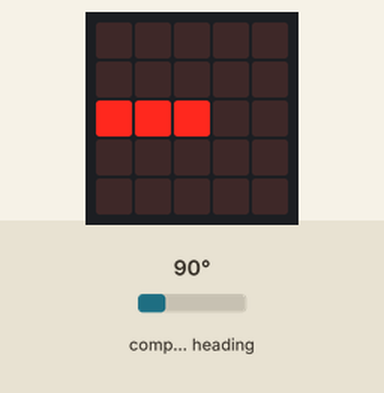
A program run on a simulated BBC micro:bit running MicroPython. Shown: the board's 5×5 LED display. The inputs (shaded band) are chosen by the test bench; at power-on: compass heading 90°. The compass is already calibrated.

Above: at 1.3 s.
1.4 s: compass heading set to 7°
At 2.6 s:
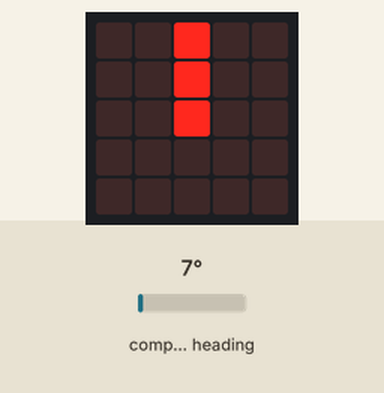
2.9 s: compass heading set to 180°
At 3.8 s:
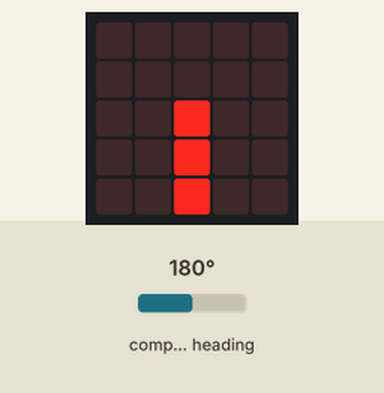
4.4 s: compass heading set to 269°
At 4.9 s:
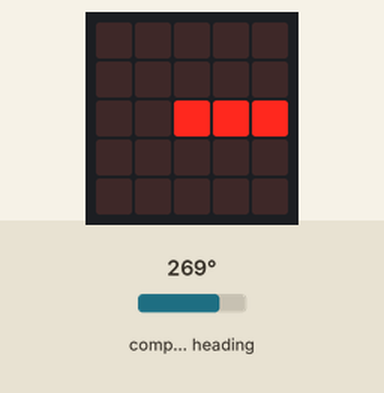
5.9 s: compass heading set to 90°
At 7.1 s:
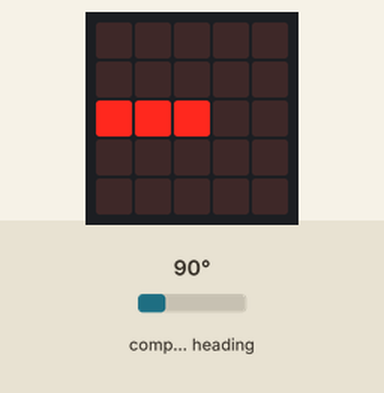
7.4 s: compass heading set to 352°
At 8.4 s:
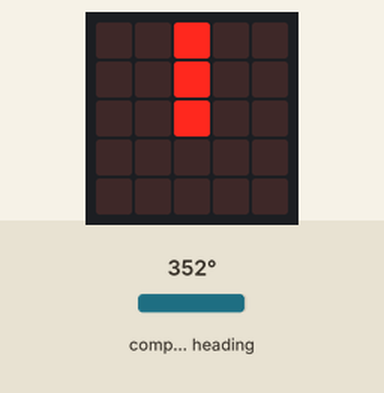
Timing chart, 0 to 9.9 s (numbered marks = the images above; inputs shaded):
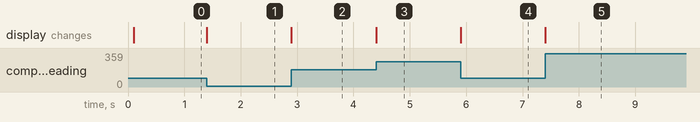

The program:

___.py
```python
from microbit import *
compass.calibrate()
while True:
    needle = ((15 - compass.heading()) // 30) % 12
    display.show(Image.ALL_CLOCKS[needle])

'''
学习目标：

这节课学习罗盘的使用，编好程序以后，下载到micro:bit，实现无论把micro:bit拿到哪个方位，micro:bit点阵上面的箭头都指向北方。

程序中首先调用compass.calibrate()函数进行罗盘校准，校准的过程是如图13-1把正中心的小红点在micro:bit点阵上描一个圈，
描完以后点阵上会出现一个笑脸，表示校准完成，接着显示一个箭头，无论你将micro:bit转到何方，箭头都是指向北方。
'''
```

Measured:
- after the input at 1.4 s, the display: changes at once (image 1)
- after the input at 2.9 s, the display: changes at once (image 2)
- after the input at 4.4 s, the display: changes at once (image 3)
- after the input at 5.9 s, the display: changes at once (image 4)
- after the input at 7.4 s, the display: changes at once (image 5)
